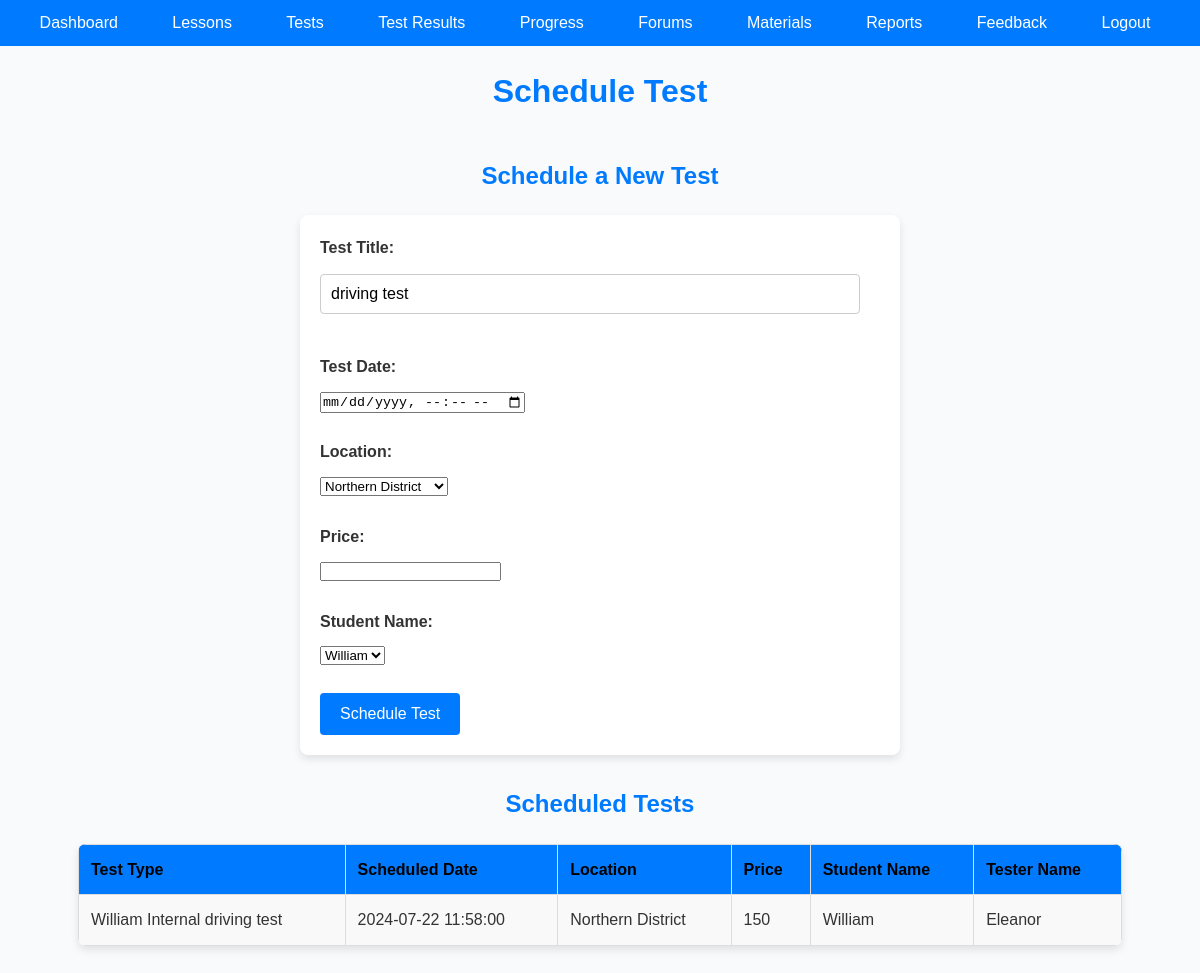
Page /driving_lessons_system_final/schedule_test.php (signed in) on the committed database.
### tables this page shows
CREATE TABLE IF NOT EXISTS `tests` (
  `test_id` int NOT NULL AUTO_INCREMENT,
  `test_name` varchar(100) NOT NULL,
  `created_at` timestamp NULL DEFAULT CURRENT_TIMESTAMP,
  `user_id` int DEFAULT NULL,
  `test_date` datetime DEFAULT NULL,
  `location` enum('Northern District','Southern District','Center District','Haifa District','Tel Aviv District','Jerusalem District') DEFAULT NULL,
  `student_name` varchar(100) DEFAULT NULL,
  `tester_name` varchar(20) NOT NULL,
  `price` int NOT NULL,
  PRIMARY KEY (`test_id`),
  KEY `user_id` (`user_id`)
);

### driving_lessons_system_final/schedule_test.php (the view, shortened to what this page needs)
<?php
include('config.php');
$user_id = $_SESSION['user_id'];
$role_id = $_SESSION['role_id'];
$students = $conn->query("SELECT user_id, username FROM users WHERE role_id = 3");
if ($role_id == 3) {
    $stmt = $conn->prepare("SELECT test_name, test_date, location, price, student_name, tester_name FROM tests WHERE student_name = (SELECT username FROM users WHERE user_id = ?) ORDER BY test_date DESC");
    $stmt->bind_param("i", $user_id);
} else if ($role_id == 2) {
    $stmt = $conn->prepare("SELECT test_name, test_date, location, price, student_name, tester_name FROM tests WHERE user_id = ? ORDER BY test_date DESC");
    $stmt->bind_param("i", $user_id);
} else if ($role_id == 1) {
    $stmt = $conn->prepare("SELECT test_name, test_date, location, price, student_name, tester_name FROM tests ORDER BY test_date DESC");
    if ($stmt === false) {
        die("Error preparing statement: " . $conn->error);
    }
}
$stmt->execute();
$result = $stmt->get_result();
?>
<!DOCTYPE html>
<html>
<head>
    <link rel="stylesheet" type="text/css" href="style.css">
</head>
<body>
<nav>
<ul>
<li><a href="dashboard.php">Dashboard</a></li>
            <?php if ($role_id != 3):?>
                <li><a href="schedule_lesson.php">Lessons</a></li>
            <?php endif; ?>
            <?php if ($role_id != 3):?>
            <li><a href="schedule_test.php">Tests</a></li>
            <li><a href="test_results.php">Test Results</a></li>
            <?php endif; ?>
            <?php if ($role_id != 1 && $role_id != 3):  ?>
                <li><a href="progress.php">Progress</a></li>
            <?php endif; ?>
            <li><a href="forum.php">Forums</a></li>
            <li><a href="upload_materials.php">Materials</a></li>
            <?php if ($role_id != 1):  ?>
                <li><a href="reports.php">Reports</a></li>
            <?php endif; ?>
            <li><a href="feedback.php">Feedback</a></li>
            <li><a href="logout.php">Logout</a></li>
        </ul>
</nav>
<header>
    <h1>Schedule Test</h1>
</header>
<div class="container">
    <?php if ($role_id == 2): ?>
        <h2>Schedule a New Test</h2>
        <form action="schedule_test.php" method="post">
            <label for="test_type">Test Title:</label>
            <input type="text" name="test_type" value="driving test"><br><br>
            <label for="test_date">Test Date:</label>
            <input type="datetime-local" name="test_date" required><br><br>
            <label for="location">Location:</label>
            <select name="location" required>
                <option value="Northern District">Northern District</option>
            </select><br><br>
            <label for="price">Price:</label>
            <input type="number" name="price" required><br><br>
            <label for="student_id">Student Name:</label>
            <select name="student_id" required>
                <?php while($student = $students->fetch_assoc()): ?>
                    <option value="<?= $student['user_id'] ?>"><?= $student['username'] ?></option>
                <?php endwhile; ?>
            </select><br><br>
            <button type="submit">Schedule Test</button>
        </form>
    <?php endif; ?>
    <h2>Scheduled Tests</h2>
    <table>
        <tr>
            <th>Test Type</th>
            <th>Scheduled Date</th>
            <th>Location</th>
            <th>Price</th>
            <th>Student Name</th>
            <th>Tester Name</th>
        </tr>
        <?php
        $current_date = new DateTime();
        if ($result->num_rows > 0) {
            while($row = $result->fetch_assoc()) {
                $test_date = new DateTime($row['test_date']);
                $expired_class = ($test_date < $current_date) ? 'expired' : '';
                echo "<tr class='$expired_class'>
                        <td>{$row['test_name']}</td>
                        <td>{$row['test_date']}</td>
                        <td>{$row['location']}</td>
                        <td>{$row['price']}</td>
                        <td>{$row['student_name']}</td>
                        <td>{$row['tester_name']}</td>
                      </tr>";
            }
        } else {
            echo "<tr><td colspan='6'>No scheduled tests found.</td></tr>";
        }
        ?>
    </table>
</div>
</body>
</html>

### driving_lessons_system_final/style.css (style rules this page uses)
* { margin: 0; padding: 0; box-sizing: border-box; }
body { font-family: 'Arial', sans-serif; line-height: 1.6; background-color: #f9fafc; color: #333; margin: 0; padding: 0; }
.container { max-width: 1200px; margin: 0 auto; padding: 20px; }
h1, h2, h3 { text-align: center; margin-bottom: 20px; color: #007bff; font-weight: bold; }
nav ul { list-style-type: none; padding: 0; text-align: center; background-color: #007bff; margin-bottom: 20px; }
nav ul li { display: inline-block; margin-right: 10px; }
nav ul li a { text-decoration: none; color: #fff; padding: 10px 20px; display: block; border-radius: 4px; transition: background-color 0.3s ease, transform 0.3s ease; }
form { background-color: #fff; padding: 20px; border-radius: 8px; box-shadow: 0 4px 8px rgba(0,0,0,0.1); max-width: 600px; margin: 20px auto; margin-bottom: 30px; }
label { display: block; margin-bottom: 8px; color: #333; font-weight: bold; }
textarea, input[type="text"], input[type="email"], input[type="password"], input[type="select"], input[type="date"] { width: calc(100% - 20px); padding: 10px; margin-top: 5px; margin-bottom: 15px; border: 1px solid #ccc; border-radius: 4px; font-size: 16px; transition: border-color 0.3s ease; }
button[type="submit"], button[value="add result"], button[value="add progress"], input[type="submit"] { background-color: #007bff; color: #fff; border: none; padding: 12px 20px; cursor: pointer; border-radius: 4px; font-size: 16px; transition: background-color 0.3s ease, transform 0.3s ease; }
table { width: 90%; border-collapse: collapse; margin: 20px auto; border-radius: 8px; overflow: hidden; box-shadow: 0 4px 8px rgba(0,0,0,0.1); }
table th, table td { border: 1px solid #ddd; padding: 12px; text-align: left; transition: background-color 0.3s ease; }
table th { background-color: #007bff; color:black; font-weight: bold; }
table tr:nth-child(even) { background-color: #f9f9f9; }
button { background-color: #007bff; color: #fff; border: none; padding: 10px 20px; cursor: pointer; border-radius: 4px; font-size: 16px; transition: background-color 0.3s ease, transform 0.3s ease; }

### rows in the picture
tests: test_name "William Internal driving test", test_date "2024-07-22 11:58:00", location "Northern District", price "150", student_name "William", tester_name "Eleanor"

### other values in the picture
form field student_id "William"
